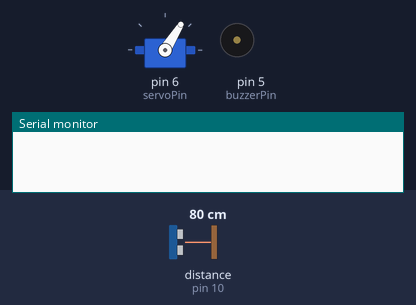
A sketch run on a simulated Arduino Uno, built with avr-gcc and run on an emulated ATmega328P. On the bench: servo, buzzer (waves = sounding, pin HIGH), the last lines printed to the serial monitor. Wiring (inferred from the names in the program): ultrasonic range finder: trigger pin 9; echo pin 10. The inputs (shaded band) are chosen by the test bench; at power-on: distance to the obstacle (sensor on pin 10) 80 cm. The echo pulse lasts 58.3 µs per cm; pins used as bus, display or sensor lines are not drawn.

Above: at 1.2 s.
1.3 s: distance to the obstacle (sensor on pin 10) set to 22 cm
At 1.65 s:
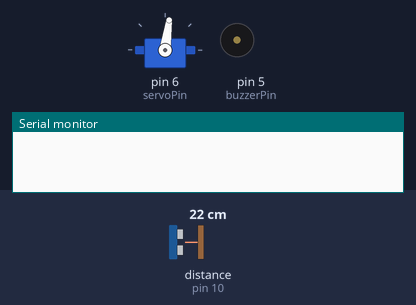
4.3 s: distance to the obstacle (sensor on pin 10) set to 18 cm
At 4.45 s:
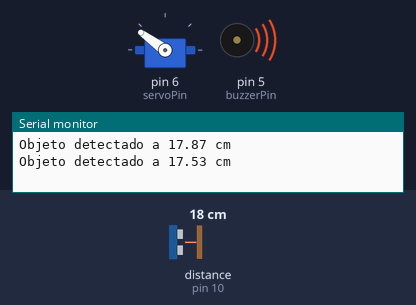
At 5.68 s:
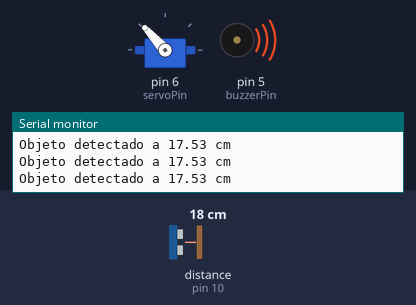
10.3 s: distance to the obstacle (sensor on pin 10) set to 4 cm
Timing chart, 0 to 36.8 s (numbered marks = the images above; inputs shaded):
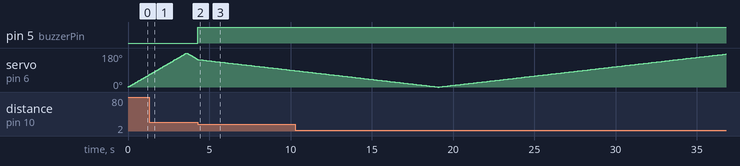

The sketch:

ProyectoBlindTech.ino
```cpp
#include <Servo.h> // Librería para controlar el servomotor

// Configuración de pines
const int servoPin = 6;       // Pin donde está conectado el servomotor
const int trigPin = 9;        // Pin TRIG del sensor ultrasónico
const int echoPin = 10;       // Pin ECHO del sensor ultrasónico
const int buzzerPin = 5;      // Pin donde está conectado el buzzer

// Variables del servomotor
Servo servoMotor;
int angle = 0;          // Ángulo actual del servomotor
int step = 1;           // Incremento o decremento del ángulo (dirección de movimiento)
const int minAngle = 0; // Ángulo mínimo del servo (límite izquierdo)
const int maxAngle = 180; // Ángulo máximo del servo (límite derecho)

// Variables de tiempo para control de intervalos
unsigned long previousMillisServo = 0;   // Tiempo anterior para el movimiento del servo
unsigned long previousMillisSensor = 0; // Tiempo anterior para la lectura del sensor
const unsigned long servoInterval = 20;   // Intervalo para mover el servo en milisegundos
const unsigned long sensorInterval = 50; // Intervalo para leer el sensor ultrasónico en milisegundos

// Configuración de distancia
const int detectionDistance = 20; // Distancia de detección en cm (15 cm)

// Función para obtener la distancia desde el sensor ultrasónico
float getDistance() {
  // Enviar un pulso TRIG de 10 microsegundos
  digitalWrite(trigPin, LOW);        // Asegurarse de que TRIG esté en bajo
  delayMicroseconds(2);              // Pausa para estabilidad
  digitalWrite(trigPin, HIGH);       // Generar pulso de inicio
  delayMicroseconds(10);             // Duración del pulso
  digitalWrite(trigPin, LOW);        // Detener el pulso

  // Medir el tiempo del eco (ECHO) en microsegundos
  long duration = pulseIn(echoPin, HIGH, 30000); // Máximo tiempo de espera: 30 ms
  if (duration == 0) {
    return -1; // Si no se detecta eco, retorna -1 (valor inválido)
  }

  // Calcular distancia en cm (velocidad del sonido = 343 m/s o 0.034 cm/μs)
  float distance = duration * 0.034 / 2; // Dividir entre 2 porque es ida y vuelta
  return distance;
}

// Función para limpiar el buffer serial (opcional)
void clearSerialBuffer() {
  // Leer y descartar cualquier dato acumulado en el buffer serial
  while (Serial.available()) {
    Serial.read();
  }
}

void setup() {
  // Configuración de pines
  pinMode(trigPin, OUTPUT); // Configurar TRIG como salida
  pinMode(echoPin, INPUT);  // Configurar ECHO como entrada
  pinMode(buzzerPin, OUTPUT); // Configurar buzzer como salida

  servoMotor.attach(servoPin); // Asociar el servomotor al pin 6
  servoMotor.write(angle);     // Inicializar el servo en el ángulo 0

  Serial.begin(9600); // Iniciar comunicación serial a 9600 baudios
}

void loop() {
  unsigned long currentMillis = millis(); // Obtener el tiempo actual

  // Movimiento del servomotor en intervalos
  if (currentMillis - previousMillisServo >= servoInterval) {
    previousMillisServo = currentMillis; // Actualizar tiempo anterior

    // Actualizar el ángulo del servomotor
    angle += step; // Incrementar o decrementar el ángulo

    // Cambiar la dirección del movimiento al alcanzar los límites
    if (angle >= maxAngle || angle <= minAngle) {
      step = -step; // Invertir la dirección
    }

    // Mover el servomotor al nuevo ángulo
    servoMotor.write(angle);
  }

  // Leer el sensor ultrasónico en intervalos
  if (currentMillis - previousMillisSensor >= sensorInterval) {
    previousMillisSensor = currentMillis; // Actualizar tiempo anterior

    float distance = getDistance(); // Obtener la distancia medida

    // Verificar si la distancia está dentro del rango de detección
    if (distance != -1 && distance <= detectionDistance) {
      Serial.print("Objeto detectado a ");
      Serial.print(distance);
      Serial.println(" cm");

      // Activar el buzzer si se detecta un objeto
      digitalWrite(buzzerPin, HIGH); // Encender el buzzer
      delay(100);                    // Mantenerlo encendido 100 ms
      digitalWrite(buzzerPin, LOW);  // Apagar el buzzer
    }
  }

  // Limpiar el buffer serial para evitar saturación
  clearSerialBuffer();
}
```

Measured:
- the behaviour switches between 21 and 20 cm on distance to the obstacle (sensor on pin 10) (found by bisection; images 1 and 2)
- after the input at 4.3 s, pin 5 (buzzerPin): LOW → HIGH at once
